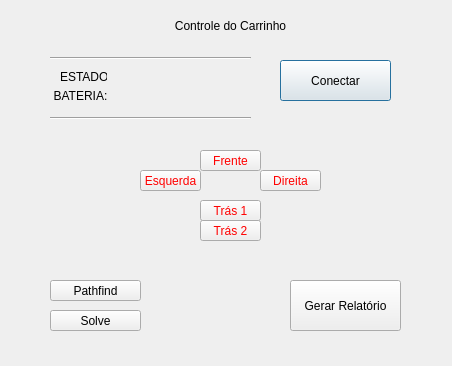
<?xml version="1.0" encoding="UTF-8"?>
<ui version="4.0">
 <class>Dialog</class>
 <widget class="QDialog" name="Dialog">
  <property name="geometry">
   <rect>
    <x>0</x>
    <y>0</y>
    <width>452</width>
    <height>366</height>
   </rect>
  </property>
  <property name="windowTitle">
   <string>Dialog</string>
  </property>
  <widget class="QPushButton" name="botao_conectar">
   <property name="geometry">
    <rect>
     <x>280</x>
     <y>60</y>
     <width>111</width>
     <height>41</height>
    </rect>
   </property>
   <property name="text">
    <string>Conectar</string>
   </property>
  </widget>
  <widget class="QLabel" name="label_3">
   <property name="geometry">
    <rect>
     <x>90</x>
     <y>10</y>
     <width>281</width>
     <height>31</height>
    </rect>
   </property>
   <property name="layoutDirection">
    <enum>Qt::LeftToRight</enum>
   </property>
   <property name="text">
    <string>Controle do Carrinho</string>
   </property>
   <property name="alignment">
    <set>Qt::AlignCenter</set>
   </property>
  </widget>
  <widget class="QLabel" name="label_4">
   <property name="geometry">
    <rect>
     <x>60</x>
     <y>70</y>
     <width>47</width>
     <height>13</height>
    </rect>
   </property>
   <property name="text">
    <string>ESTADO:</string>
   </property>
  </widget>
  <widget class="QLabel" name="label_status">
   <property name="geometry">
    <rect>
     <x>110</x>
     <y>270</y>
     <width>211</width>
     <height>20</height>
    </rect>
   </property>
   <property name="text">
    <string/>
   </property>
   <property name="alignment">
    <set>Qt::AlignCenter</set>
   </property>
  </widget>
  <widget class="QLabel" name="label_5">
   <property name="geometry">
    <rect>
     <x>50</x>
     <y>80</y>
     <width>61</width>
     <height>31</height>
    </rect>
   </property>
   <property name="text">
    <string>BATERIA:</string>
   </property>
   <property name="alignment">
    <set>Qt::AlignCenter</set>
   </property>
  </widget>
  <widget class="QPushButton" name="botao_ok_2">
   <property name="geometry">
    <rect>
     <x>50</x>
     <y>280</y>
     <width>91</width>
     <height>21</height>
    </rect>
   </property>
   <property name="text">
    <string>Pathfind</string>
   </property>
  </widget>
  <widget class="QPushButton" name="botao_ok_3">
   <property name="geometry">
    <rect>
     <x>50</x>
     <y>310</y>
     <width>91</width>
     <height>21</height>
    </rect>
   </property>
   <property name="text">
    <string>Solve</string>
   </property>
  </widget>
  <widget class="QPushButton" name="botao_salvar">
   <property name="geometry">
    <rect>
     <x>290</x>
     <y>280</y>
     <width>111</width>
     <height>51</height>
    </rect>
   </property>
   <property name="text">
    <string>Gerar Relatório</string>
   </property>
  </widget>
  <widget class="Line" name="line">
   <property name="geometry">
    <rect>
     <x>50</x>
     <y>50</y>
     <width>201</width>
     <height>16</height>
    </rect>
   </property>
   <property name="orientation">
    <enum>Qt::Horizontal</enum>
   </property>
  </widget>
  <widget class="Line" name="line_3">
   <property name="geometry">
    <rect>
     <x>50</x>
     <y>110</y>
     <width>201</width>
     <height>16</height>
    </rect>
   </property>
   <property name="orientation">
    <enum>Qt::Horizontal</enum>
   </property>
  </widget>
  <widget class="QLabel" name="text_estado">
   <property name="geometry">
    <rect>
     <x>120</x>
     <y>70</y>
     <width>47</width>
     <height>13</height>
    </rect>
   </property>
   <property name="text">
    <string/>
   </property>
  </widget>
  <widget class="QLabel" name="text_bateria">
   <property name="geometry">
    <rect>
     <x>120</x>
     <y>90</y>
     <width>47</width>
     <height>13</height>
    </rect>
   </property>
   <property name="text">
    <string/>
   </property>
  </widget>
  <widget class="QLabel" name="text_tempo">
   <property name="geometry">
    <rect>
     <x>50</x>
     <y>130</y>
     <width>111</width>
     <height>31</height>
    </rect>
   </property>
   <property name="text">
    <string/>
   </property>
   <property name="alignment">
    <set>Qt::AlignCenter</set>
   </property>
  </widget>
  <widget class="QLabel" name="text_tempo2">
   <property name="geometry">
    <rect>
     <x>170</x>
     <y>130</y>
     <width>101</width>
     <height>31</height>
    </rect>
   </property>
   <property name="text">
    <string/>
   </property>
   <property name="alignment">
    <set>Qt::AlignCenter</set>
   </property>
  </widget>
  <widget class="QPushButton" name="botao_frente">
   <property name="geometry">
    <rect>
     <x>200</x>
     <y>150</y>
     <width>61</width>
     <height>21</height>
    </rect>
   </property>
   <property name="styleSheet">
    <string notr="true">Color:Red</string>
   </property>
   <property name="text">
    <string>Frente</string>
   </property>
  </widget>
  <widget class="QPushButton" name="botao_esquerda">
   <property name="geometry">
    <rect>
     <x>140</x>
     <y>170</y>
     <width>61</width>
     <height>21</height>
    </rect>
   </property>
   <property name="styleSheet">
    <string notr="true">Color:Red</string>
   </property>
   <property name="text">
    <string>Esquerda</string>
   </property>
  </widget>
  <widget class="QPushButton" name="botao_direita">
   <property name="geometry">
    <rect>
     <x>260</x>
     <y>170</y>
     <width>61</width>
     <height>21</height>
    </rect>
   </property>
   <property name="styleSheet">
    <string notr="true">Color: Red</string>
   </property>
   <property name="text">
    <string>Direita</string>
   </property>
  </widget>
  <widget class="QPushButton" name="botao_tras1">
   <property name="geometry">
    <rect>
     <x>200</x>
     <y>200</y>
     <width>61</width>
     <height>21</height>
    </rect>
   </property>
   <property name="styleSheet">
    <string notr="true">color: Red</string>
   </property>
   <property name="text">
    <string>Trás 1</string>
   </property>
  </widget>
  <widget class="QPushButton" name="botao_tras2">
   <property name="geometry">
    <rect>
     <x>200</x>
     <y>220</y>
     <width>61</width>
     <height>21</height>
    </rect>
   </property>
   <property name="styleSheet">
    <string notr="true">color: Red</string>
   </property>
   <property name="text">
    <string>Trás 2</string>
   </property>
  </widget>
 </widget>
 <resources/>
 <connections/>
</ui>
